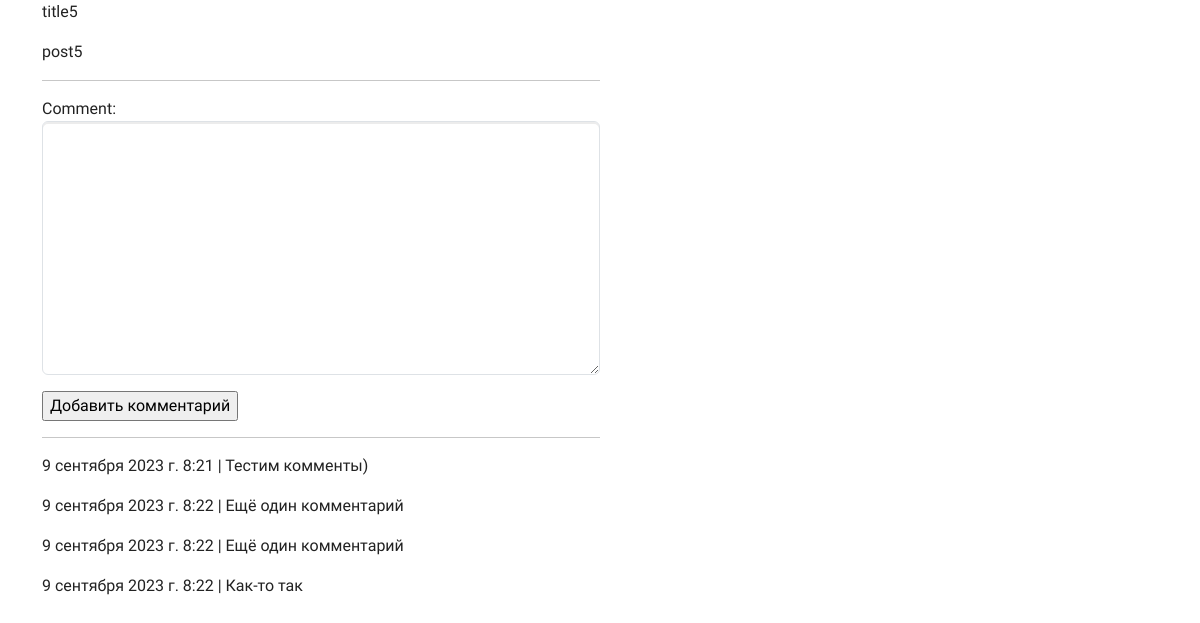
The app's page /article/1 with its own data.
### seminar_app/models.py (models this page shows, shortened)
class Post(models.Model):
    title = models.CharField(max_length=200,
                             verbose_name='Заголовок')
    post = models.TextField(max_length=1000,
                            verbose_name='Статья')
    publish_date = models.DateField(auto_now_add=True,
                                    verbose_name='Дата публикации')
    author = models.ForeignKey(Author, on_delete=models.CASCADE,
                               verbose_name='Автор')
    category = models.ForeignKey(Category, on_delete=models.DO_NOTHING,
                                 verbose_name='Категория')
    views = models.IntegerField(default=0,
                                verbose_name='Просмотры')
    publish = models.BooleanField(default=False,
                                  verbose_name='Опубликовано?')
    objects = Manager()

class CommentModel(models.Model):
    post = models.ForeignKey('Post',
                             on_delete=models.CASCADE,
                             verbose_name='Статья')
    comment = models.TextField(verbose_name='Добавить комментарий')
    created_at = models.DateTimeField(auto_now_add=True,
                                      verbose_name='Добавлен')

### seminar_app/views.py (the view)
# urls.py: path('article/<int:pk>', views.ArticlePage.as_view(), name='article_page'),
class ArticlePage(DetailView):
    model = Post
    template_name = 'seminar_app/article_page.html'
    context_object_name = 'post'
    def get_context_data(self, **kwargs):
        context = super().get_context_data(**kwargs)
        context['comments'] = models.CommentModel.objects.filter(post=self.get_object())
        context['form'] = AddCommentForm()
        return context
    def get_object(self, queryset=None):
        obj = super().get_object(queryset=queryset)
        obj.views += 1
        obj.save()
        return obj
    def post(self, request, *args, **kwargs):
        post = models.Post.objects.get(pk=self.kwargs['pk'])
        form = AddCommentForm(request.POST)
        if form.is_valid():
            comment = form.save(commit=False)
            comment.post = post
            comment.save()
            return self.get(request, *args, **kwargs)
        else:
            context = self.get_context_data(**kwargs)
            context['form'] = form
            return render(request, self.template_name, context)

### seminar_app/forms.py
class AddCommentForm(forms.ModelForm):
    comment = forms.CharField(widget=forms.Textarea(attrs={'class': 'form-control'}))
    class Meta:
        model = models.CommentModel
        fields = ['comment']

### seminar_app/templates/seminar_app/article_page.html (shortened to what this page needs)
{% extends 'seminar_app/base.html' %}
{% block content %}
    <div class="col-6">
        <p>{{ post.title }}</p>
        <p>{{ post.post }}</p>
        <hr>
        <form method="post">
            {{ form.as_p }}
            <input type="submit" value="Добавить комментарий">
        </form>
        <hr>
        {% if comments %}
            {% for comment in comments %}
                <p>{{ comment.created_at }} | {{ comment.comment }}</p>
            {% endfor %}
        {% else %}
            <p>Нет комментариев</p>
        {% endif %}
    </div>
{% endblock %}

### records on screen
Post: title "title5", post "post5"
CommentModel: created_at "9 сентября 2023 г. 8:21", comment "Тестим комменты)"
CommentModel: created_at "9 сентября 2023 г. 8:22", comment "Ещё один комментарий"
CommentModel: created_at "9 сентября 2023 г. 8:22", comment "Ещё один комментарий"
CommentModel: created_at "9 сентября 2023 г. 8:22", comment "Как-то так"
